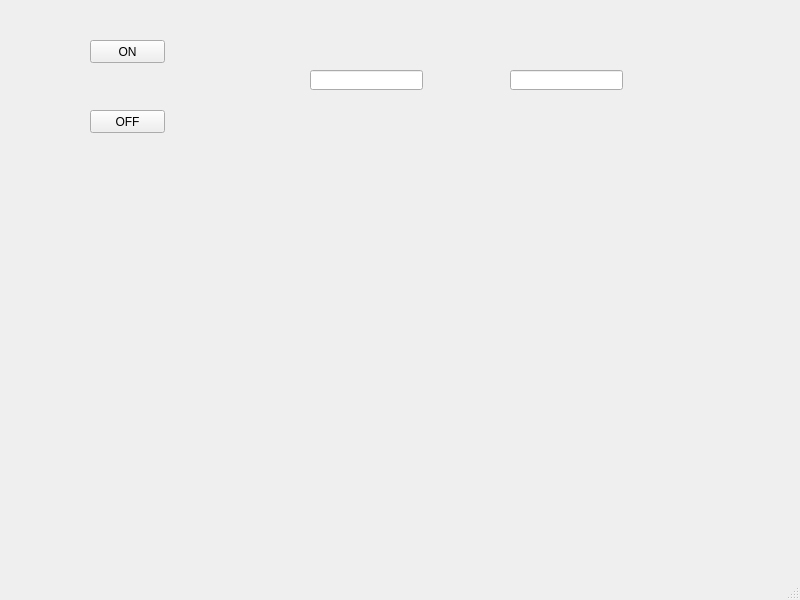
<?xml version="1.0" encoding="UTF-8"?>
<ui version="4.0">
 <class>MainWindow</class>
 <widget class="QMainWindow" name="MainWindow">
  <property name="geometry">
   <rect>
    <x>0</x>
    <y>0</y>
    <width>800</width>
    <height>600</height>
   </rect>
  </property>
  <property name="windowTitle">
   <string>MainWindow</string>
  </property>
  <widget class="QWidget" name="centralwidget">
   <widget class="QPushButton" name="pushButton">
    <property name="geometry">
     <rect>
      <x>90</x>
      <y>40</y>
      <width>75</width>
      <height>23</height>
     </rect>
    </property>
    <property name="text">
     <string>ON</string>
    </property>
   </widget>
   <widget class="QPushButton" name="pushButton_2">
    <property name="geometry">
     <rect>
      <x>90</x>
      <y>110</y>
      <width>75</width>
      <height>23</height>
     </rect>
    </property>
    <property name="text">
     <string>OFF</string>
    </property>
   </widget>
   <widget class="QLineEdit" name="lineEdit">
    <property name="geometry">
     <rect>
      <x>310</x>
      <y>70</y>
      <width>113</width>
      <height>20</height>
     </rect>
    </property>
   </widget>
   <widget class="QLineEdit" name="lineEdit_2">
    <property name="geometry">
     <rect>
      <x>510</x>
      <y>70</y>
      <width>113</width>
      <height>20</height>
     </rect>
    </property>
   </widget>
  </widget>
  <widget class="QMenuBar" name="menubar">
   <property name="geometry">
    <rect>
     <x>0</x>
     <y>0</y>
     <width>800</width>
     <height>21</height>
    </rect>
   </property>
  </widget>
  <widget class="QStatusBar" name="statusbar"/>
 </widget>
 <resources/>
 <connections/>
</ui>
